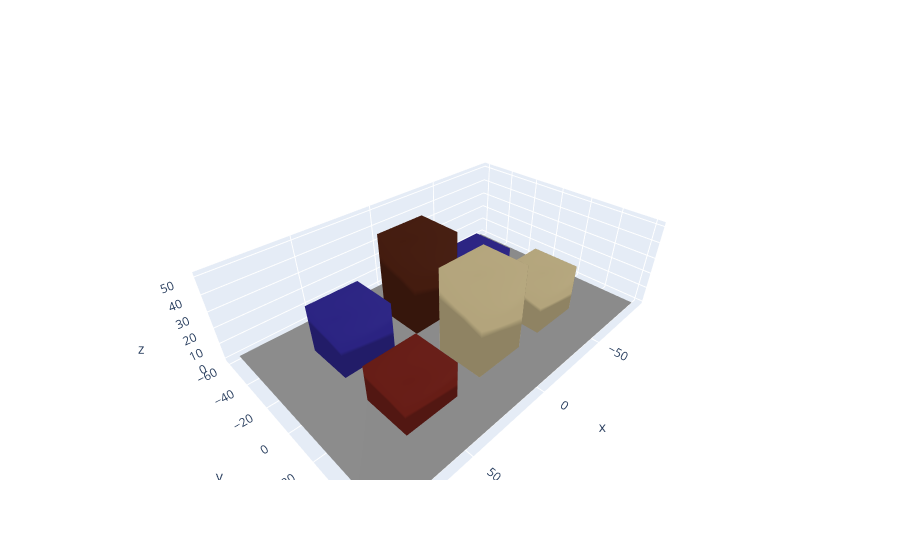

The notebook cell saved with this chart:
### Code cell
set_defaults(
    "plotly"
)  # Our scene is simple, and Plotly is the best backend for online interactive plots :-)

fig = BASE_SCENE.plot()
make_transparent(fig)
